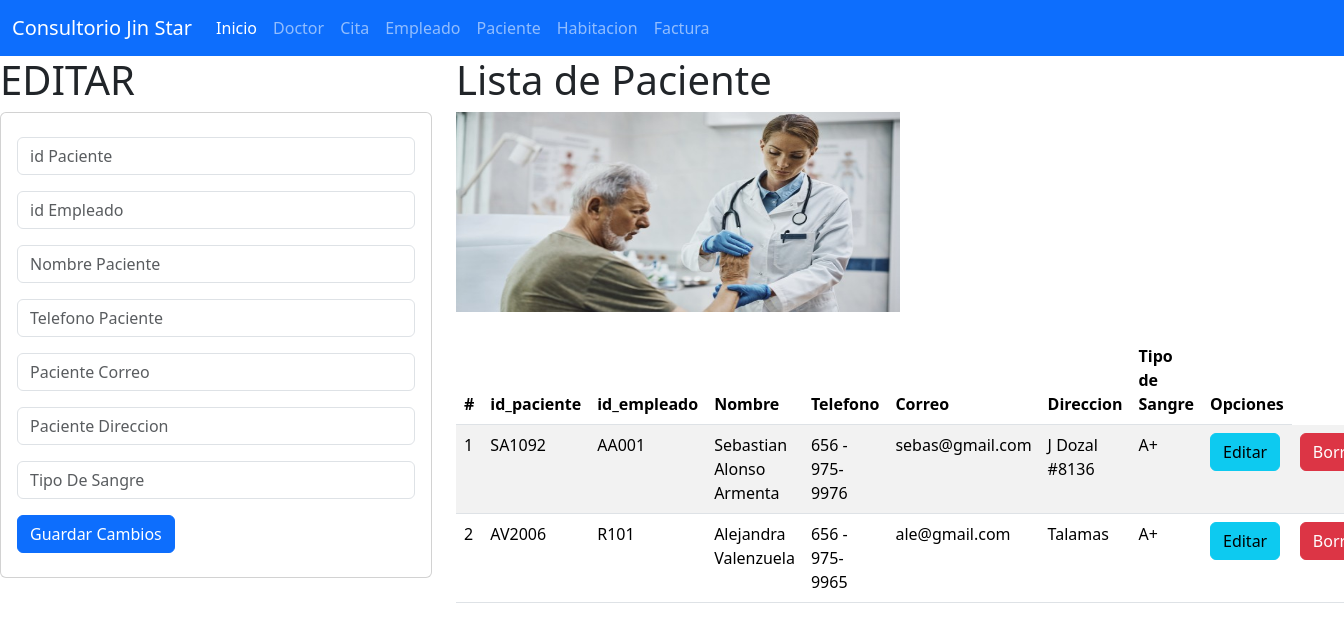
Screenshot of /paciente with the database file from the repository.
### paciente_app/models.py (models this page shows, shortened)
class Paciente(models.Model):
    id_paciente=models.CharField(primary_key=True,max_length=6)
    id_empleado=models.CharField(max_length=6)
    nombre=models.CharField(max_length=100)
    telefono=models.CharField(max_length=15)
    correo=models.CharField(max_length=40)
    direccion=models.CharField(max_length=80)
    tiposangre=models.CharField(max_length=12)

### paciente_app/views.py (the view)
# urls.py: path("paciente", views.inicio_vistaPaciente, name="paciente"),
def inicio_vistaPaciente(request):
    elpaciente=Paciente.objects.all()
    return render(request,"gestionarPaciente.html",{"mipaciente":elpaciente})

### paciente_app/templates/gestionarPaciente.html (shortened to what this page needs)
{% extends "base.html" %}
{% block cuerpo %}
{% load static %}
    <div class="row">
    <div class="col-sm-12 col-md-4 col-lg-4 col-xl-4">
    <h1> EDITAR </h1>
    <div class="card">
        <div class="card-body">
        <form action="registrarPaciente/" method= "POST"> {% csrf_token %}
            <div class="form-group py-2">
            <input type="text" id="skzid_paciente" name="skzid_paciente" class="form-control" placeholder="id Paciente" minlenght="1" maxlenght="6" required>
            </div>
            <div class="form-group py-2">
            <input type="text" id="skzid_empleado" name="skzid_empleado" class="form-control" placeholder="id Empleado" minlenght="1" maxlenght="6" required>
            </div>
            <div class="form-group py-2">
            <input type="text" id="skznombre" name="skznombre" class="form-control" placeholder="Nombre Paciente" maxlenght="100" required>
            </div>
            <div class="form-group py-2">
            <input type="text" id="skztel" name="skztel" class="form-control" placeholder="Telefono Paciente" minlenght="1" maxlenght="15" required>
            </div>
            <div class="form-group py-2">
            <input type="text" id="skzcorreo" name="skzcorreo" class="form-control" placeholder="Paciente Correo" minlenght="1" maxlenght="40" required>
            </div>
            <div class="form-group py-2">
            <input type="text" id="skzdireccion" name="skzdireccion" class="form-control" placeholder="Paciente Direccion" minlenght="1" maxlenght="80" required>
            </div>
            <div class="form-group py-2">
            <input type="text" id="skztiposangre" name="skztiposangre" class="form-control" placeholder="Tipo De Sangre " minlenght="1" maxlenght="12" required>
            </div>
            <div class="form-group py-2">
            <button type="submit" class="btn btn-primary">Guardar Cambios</button>
        </div>
        </form>
    </div>
    </div>
    </div>
    <div class="col-sm-12 col-md-8 col-lg-8 col-xl-8 ">
        <h1> Lista de Paciente </h1>
        <img class="w-50" src="{% static 'img/paciente.jpg' %}" alt="alondra" width="100" height="200">
        <br>
        <br>
        <table class="table table-striped">
            <thead>
            <tr>
                <th scope="col">#</th>
                <th scope="col">id_paciente</th>
                <th scope="col">id_empleado</th>
                <th scope="col">Nombre</th>
                <th scope="col">Telefono</th>
                <th scope="col">Correo</th>
                <th scope="col">Direccion</th>
                <th scope="col">Tipo de Sangre</th>
                <th> Opciones </th>
            </tr>
            </thead>
            <tbody>
        {% for m in mipaciente %}
        <tr>
            <td>
                {{forloop.counter}}
            </td>
            <td> {{m.id_paciente}} </td>
            <td> {{m.id_empleado}} </td>
            <td> {{m.nombre}} </td>
            <td> {{m.telefono}} </td>
            <td> {{m.correo}} </td>
            <td> {{m.direccion}} </td>
            <td> {{m.tiposangre}} </td>
            <td> <a href="seleccionarPaciente/{{m.id_paciente}}" class="btn btn-info">Editar</a></td>
            <td> <a href="borrarPaciente/{{m.id_paciente}}" class="btn btn-danger">Borrar</a></td>
        </tr>
        {% endfor %}
            </tbody>
        </table>
{% endblock %}

### rows the page displays
Paciente: id_paciente "SA1092", id_empleado "AA001", nombre "Sebastian Alonso Armenta", telefono "656 - 975-9976", correo "sebas@gmail.com", direccion "J Dozal #8136", tiposangre "A+"
Paciente: id_paciente "AV2006", id_empleado "R101", nombre "Alejandra Valenzuela", telefono "656 - 975-9965", correo "ale@gmail.com", direccion "Talamas", tiposangre "A+"
